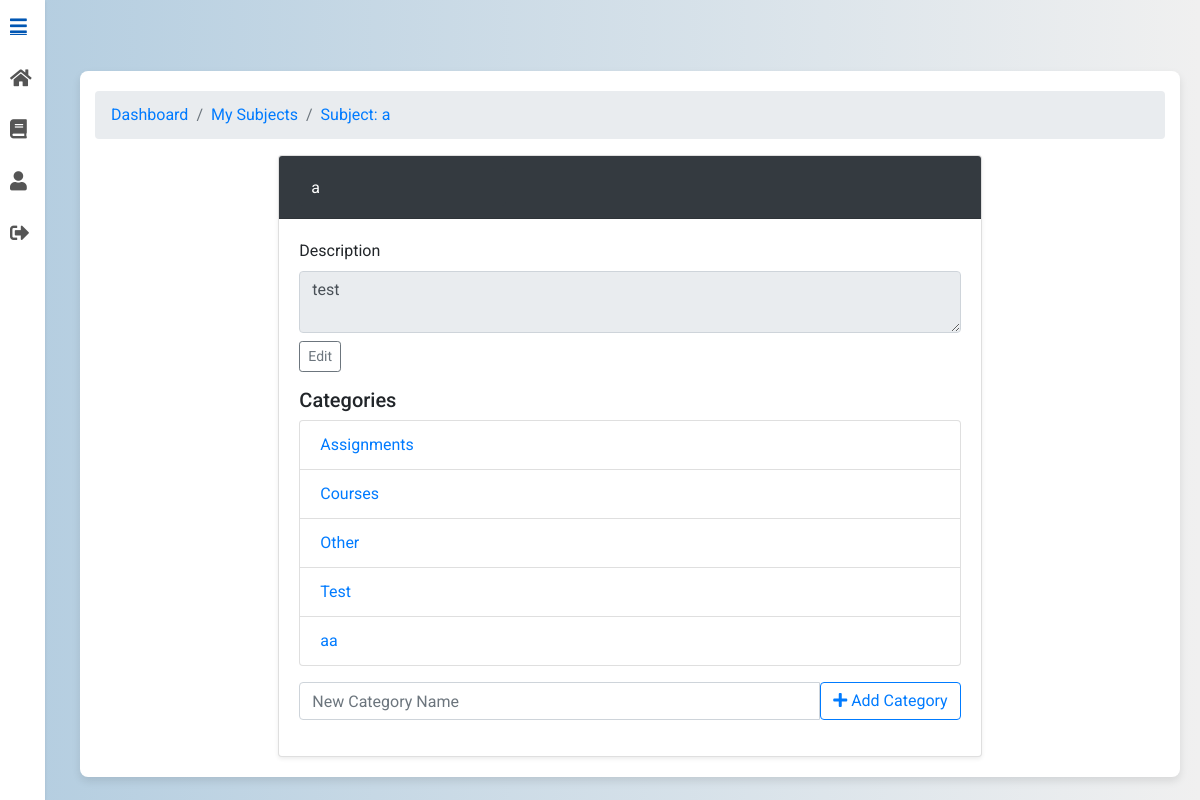
Page /subjects/subject/36/ (signed in) on the committed database.
### subjects/models.py (models this page shows, shortened)
class Subject(models.Model):
    name = models.CharField(max_length=100)
    professor = models.ForeignKey(CustomUser, limit_choices_to={'role': 'professor'}, on_delete=models.CASCADE, editable=False)
    description = models.TextField(blank=True)
    class Meta:
        ordering = ['name']

class Category(models.Model):
    subject = models.ForeignKey(Subject, related_name='categories', on_delete=models.CASCADE)
    name = models.CharField(max_length=255)
    parent = models.ForeignKey('self', null=True, blank=True, related_name='subcategories', on_delete=models.CASCADE)
    class Meta:
        unique_together = (('subject', 'name', 'parent'),)

### subjects/views.py (the view, shortened to what this page needs)
# urls.py: path("subject/<int:pk>/", SubjectDetailView.as_view(), name="subject_detail"),
class SubjectDetailView(LoginRequiredMixin, BreadcrumbMixin, DetailView):
    model = Subject
    template_name = "subject_detail.html"
    context_object_name = "subject"
    def get_breadcrumbs(self):
        if self.request.user.role == "professor":
            dashboard_url = reverse_lazy("users:professor_dashboard")
        elif self.request.user.role == "student":
            dashboard_url = reverse_lazy("users:student_dashboard")
        else:
            dashboard_url = reverse_lazy("users:login")
        return [
            ("Dashboard", dashboard_url),
            ("My Subjects", reverse_lazy("subjects:my_subjects")),
            (f"Subject: {self.object.name}", self.request.path),
        ]
    def get_context_data(self, **kwargs):
        context = super().get_context_data(**kwargs)
        context["categories"] = self.object.categories.filter(parent__isnull=True)
        return context

### UniGrading/mixin.py (called while the page is built)
    def get_context_data(self, **kwargs):
        context = super().get_context_data(**kwargs)
        context["breadcrumbs"] = self.get_breadcrumbs()
        return context

### subjects/templates/subject_detail.html (shortened to what this page needs)
{% extends 'base.html' %}
{% load static %}
{% load view_breadcrumbs %}
{% block content %}
<div class="container mt-5">
    <nav aria-label="breadcrumb">
        <ol class="breadcrumb">
            {% for name, url in breadcrumbs %}
                <li class="breadcrumb-item">
                    <a href="{{ url }}">{{ name }}</a>
                </li>
            {% endfor %}
        </ol>
    </nav>
    <div class="row justify-content-center">
        <div class="col-md-8">
            <div class="card shadow-sm no-hover-card">
                <div class="card-header bg-dark text-white d-flex justify-content-between align-items-center">
                    <div>
                        <input type="text" class="form-control bg-dark text-white border-0"
                               value="{{ subject.name }}" readonly id="subject-name">
                    </div>
                </div>
                <div class="card-body">
                    <div class="mb-3">
                        <label for="subject-description" class="form-label">Description</label>
                        <textarea id="subject-description" class="form-control" readonly>{{ subject.description }}</textarea>
                        <div class="mt-2">
                            <button class="btn btn-outline-secondary btn-sm" onclick="editDescription()">Edit</button>
                        </div>
                    </div>
                <h5>Categories</h5>
                <ul class="list-group mb-3" id="categories-list">
                    {% for category in categories %}
                        <li class="list-group-item d-flex justify-content-between align-items-center">
                            {% if category.name == "Assignments" %}
                                <a href="{% url 'assignments:assignment_list' subject.pk %}" class="text-decoration-none">
                                    {{ category.name }}
                                </a>
                            {% else %}
                                <a href="{% url 'subjects:category_detail' category.pk %}" class="text-decoration-none">
                                    {{ category.name }}
                                </a>
                            {% endif %}
                        </li>
                    {% empty %}
                        <li class="list-group-item text-muted">No categories available.</li>
                    {% endfor %}
                </ul>
                    <div class="input-group mb-3">
                        <input type="text" id="new-category-name" class="form-control" placeholder="New Category Name">
                        <button class="btn btn-outline-primary" type="button" onclick="addCategory()">
                            <i class="fas fa-plus"></i> Add Category
                        </button>
                    </div>
                </div>
            </div>
        </div>
    </div>
</div>
{% endblock %}

### static/css/styles.css (style rules this page uses)
body { font-family: 'Roboto', sans-serif; background: linear-gradient(to right, #b3cde0, #f0f0f0); margin: 0; padding: 0; display: flex; justify-content: center; align-items: center; min-height: 100vh; }
.container { background-color: #ffffff; padding: 20px; border-radius: 8px; box-shadow: 0 4px 8px rgba(0, 0, 0, 0.1); max-width: 900px; width: 100%; animation: fadeIn 1s ease-in-out; }
.card { transition: transform 0.3s, box-shadow 0.3s; }
.no-hover-card { transition: none; }
button { padding: 10px; background-color: #66afe9; color: #ffffff; border: none; border-radius: 4px; cursor: pointer; transition: background-color 0.3s; }

### subjects/templates/base.html (style rules this page uses)
body { background: linear-gradient(to right, #b3cde0, #f0f0f0); margin: 0; padding: 0; font-family: 'Roboto', sans-serif; display: flex; }
.main-content > * { max-width: 100%; }

### rows in the picture
Subject: name "a", description "test"
Category: name "Assignments"
Category: name "Courses"
Category: name "Other"
Category: name "Test"
Category: name "aa"

### other values in the picture
{{ name }} "Dashboard" "My Subjects" "Subject: a"
